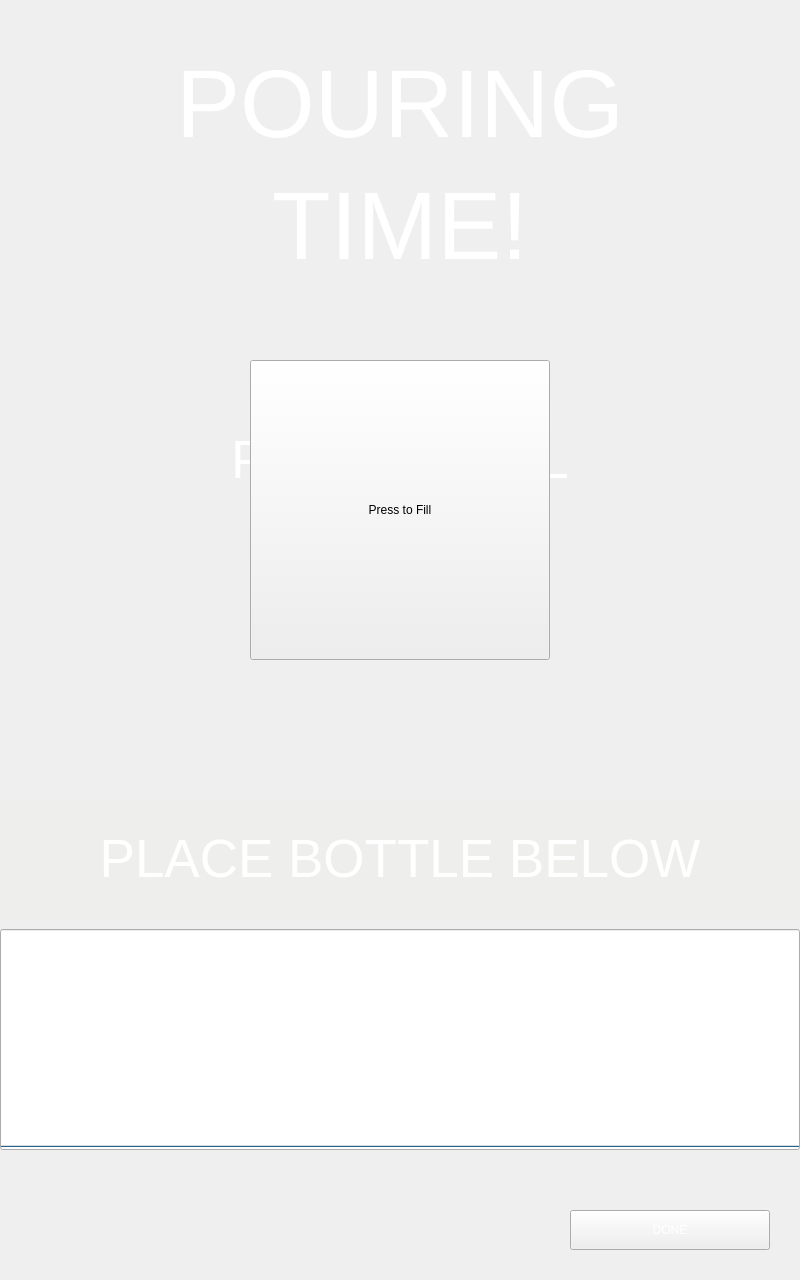
<?xml version="1.0" encoding="UTF-8"?>
<ui version="4.0">
 <class>DispenseWindow</class>
 <widget class="QWidget" name="DispenseWindow">
  <property name="geometry">
   <rect>
    <x>0</x>
    <y>0</y>
    <width>800</width>
    <height>1280</height>
   </rect>
  </property>
  <property name="windowTitle">
   <string>Form</string>
  </property>
  <property name="styleSheet">
   <string notr="true"/>
  </property>
  <widget class="QLabel" name="fillLabel">
   <property name="geometry">
    <rect>
     <x>0</x>
     <y>400</y>
     <width>800</width>
     <height>121</height>
    </rect>
   </property>
   <property name="text">
    <string>&lt;html&gt;&lt;head/&gt;&lt;body&gt;&lt;p align=&quot;center&quot;&gt;&lt;span style=&quot; font-size:40pt; color:#ffffff;&quot;&gt;PULL TO FILL&lt;/span&gt;&lt;/p&gt;&lt;/body&gt;&lt;/html&gt;</string>
   </property>
  </widget>
  <widget class="QLabel" name="fillLabelArrow">
   <property name="geometry">
    <rect>
     <x>350</x>
     <y>920</y>
     <width>200</width>
     <height>100</height>
    </rect>
   </property>
   <property name="styleSheet">
    <string notr="true">image: url(:/new/prefix/ASSETS/up_arrow.png);</string>
   </property>
   <property name="text">
    <string/>
   </property>
   <property name="pixmap">
    <pixmap>:/assets/up_arrow.png</pixmap>
   </property>
  </widget>
  <widget class="QLabel" name="bottleLabel">
   <property name="geometry">
    <rect>
     <x>0</x>
     <y>800</y>
     <width>800</width>
     <height>120</height>
    </rect>
   </property>
   <property name="styleSheet">
    <string notr="true">background-color: rgb(238, 238, 236);</string>
   </property>
   <property name="text">
    <string>&lt;html&gt;&lt;head/&gt;&lt;body&gt;&lt;p align=&quot;center&quot;&gt;&lt;span style=&quot; font-size:40pt; color:#ffffff;&quot;&gt;PLACE BOTTLE BELOW&lt;/span&gt;&lt;/p&gt;&lt;/body&gt;&lt;/html&gt;</string>
   </property>
  </widget>
  <widget class="QLabel" name="bottleLabelArrow">
   <property name="geometry">
    <rect>
     <x>840</x>
     <y>1190</y>
     <width>200</width>
     <height>100</height>
    </rect>
   </property>
   <property name="styleSheet">
    <string notr="true">
image: url(:/new/prefix/ASSETS/side_arrow.png);</string>
   </property>
   <property name="text">
    <string/>
   </property>
   <property name="pixmap">
    <pixmap>:/assets/side_arrow.png</pixmap>
   </property>
  </widget>
  <widget class="QLabel" name="pourLabel">
   <property name="enabled">
    <bool>true</bool>
   </property>
   <property name="geometry">
    <rect>
     <x>0</x>
     <y>50</y>
     <width>800</width>
     <height>231</height>
    </rect>
   </property>
   <property name="text">
    <string>&lt;html&gt;&lt;head/&gt;&lt;body&gt;&lt;p align=&quot;center&quot;&gt;&lt;span style=&quot; font-size:72pt; color:#ffffff;&quot;&gt;POURING&lt;/span&gt;&lt;/p&gt;&lt;p align=&quot;center&quot;&gt;&lt;span style=&quot; font-size:72pt; color:#ffffff;&quot;&gt;TIME!&lt;/span&gt;&lt;/p&gt;&lt;/body&gt;&lt;/html&gt;</string>
   </property>
  </widget>
  <widget class="QProgressBar" name="progressBar">
   <property name="enabled">
    <bool>true</bool>
   </property>
   <property name="geometry">
    <rect>
     <x>0</x>
     <y>929</y>
     <width>800</width>
     <height>221</height>
    </rect>
   </property>
   <property name="font">
    <font>
     <pointsize>30</pointsize>
     <weight>50</weight>
     <italic>false</italic>
     <bold>false</bold>
     <kerning>false</kerning>
    </font>
   </property>
   <property name="tabletTracking">
    <bool>false</bool>
   </property>
   <property name="focusPolicy">
    <enum>Qt::NoFocus</enum>
   </property>
   <property name="contextMenuPolicy">
    <enum>Qt::PreventContextMenu</enum>
   </property>
   <property name="inputMethodHints">
    <set>Qt::ImhNone</set>
   </property>
   <property name="maximum">
    <number>500</number>
   </property>
   <property name="value">
    <number>0</number>
   </property>
   <property name="textVisible">
    <bool>false</bool>
   </property>
   <property name="orientation">
    <enum>Qt::Vertical</enum>
   </property>
   <property name="invertedAppearance">
    <bool>false</bool>
   </property>
   <property name="textDirection">
    <enum>QProgressBar::BottomToTop</enum>
   </property>
   <property name="format">
    <string>%vml</string>
   </property>
  </widget>
  <widget class="QPushButton" name="pushButton">
   <property name="geometry">
    <rect>
     <x>570</x>
     <y>1210</y>
     <width>200</width>
     <height>40</height>
    </rect>
   </property>
   <property name="styleSheet">
    <string notr="true">font: 15pt &quot;Ubuntu&quot;;
color: rgb(255, 255, 255);
border-image: url(:/assets/V5/rect_button.png);</string>
   </property>
   <property name="text">
    <string>DONE</string>
   </property>
  </widget>
  <widget class="QLabel" name="maskLabel">
   <property name="geometry">
    <rect>
     <x>0</x>
     <y>0</y>
     <width>800</width>
     <height>1280</height>
    </rect>
   </property>
   <property name="text">
    <string/>
   </property>
   <property name="pixmap">
    <pixmap resource="assets.qrc">:/assets/V6/progressbarmask_800x1280.png</pixmap>
   </property>
  </widget>
  <widget class="QLabel" name="arrowLabel">
   <property name="geometry">
    <rect>
     <x>0</x>
     <y>650</y>
     <width>800</width>
     <height>160</height>
    </rect>
   </property>
   <property name="text">
    <string/>
   </property>
   <property name="pixmap">
    <pixmap resource="assets.qrc">:/assets/V5/side_arrow.png</pixmap>
   </property>
   <property name="alignment">
    <set>Qt::AlignCenter</set>
   </property>
  </widget>
  <widget class="QPushButton" name="softButton">
   <property name="geometry">
    <rect>
     <x>250</x>
     <y>360</y>
     <width>300</width>
     <height>300</height>
    </rect>
   </property>
   <property name="text">
    <string>Press to Fill</string>
   </property>
  </widget>
  <zorder>progressBar</zorder>
  <zorder>maskLabel</zorder>
  <zorder>fillLabel</zorder>
  <zorder>bottleLabel</zorder>
  <zorder>pourLabel</zorder>
  <zorder>pushButton</zorder>
  <zorder>fillLabelArrow</zorder>
  <zorder>bottleLabelArrow</zorder>
  <zorder>arrowLabel</zorder>
  <zorder>softButton</zorder>
 </widget>
 <resources>
  <include location="assets.qrc"/>
 </resources>
 <connections/>
</ui>
